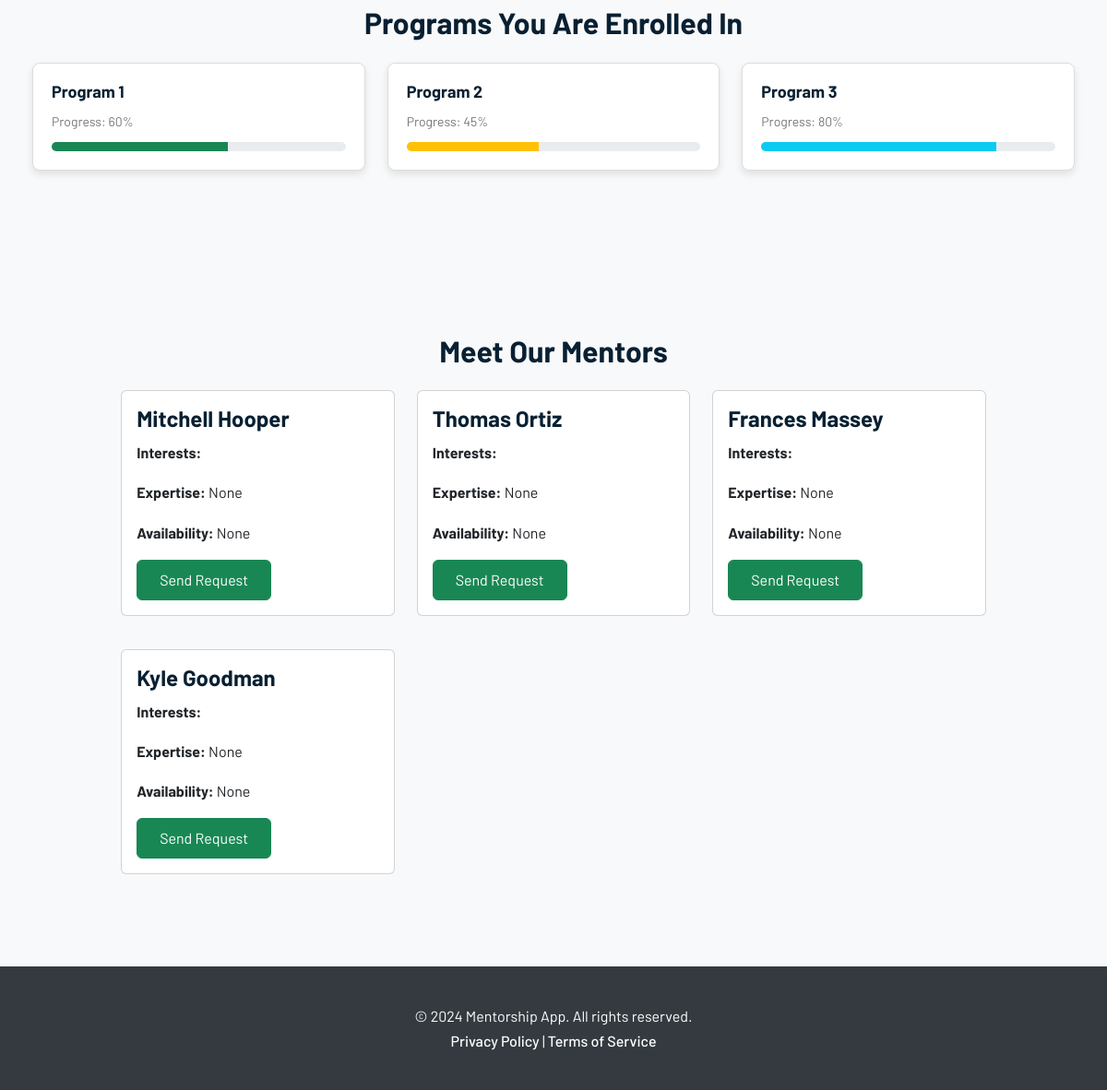
/mentees/home/ (lower part), run on an earlier commit of the app's database.
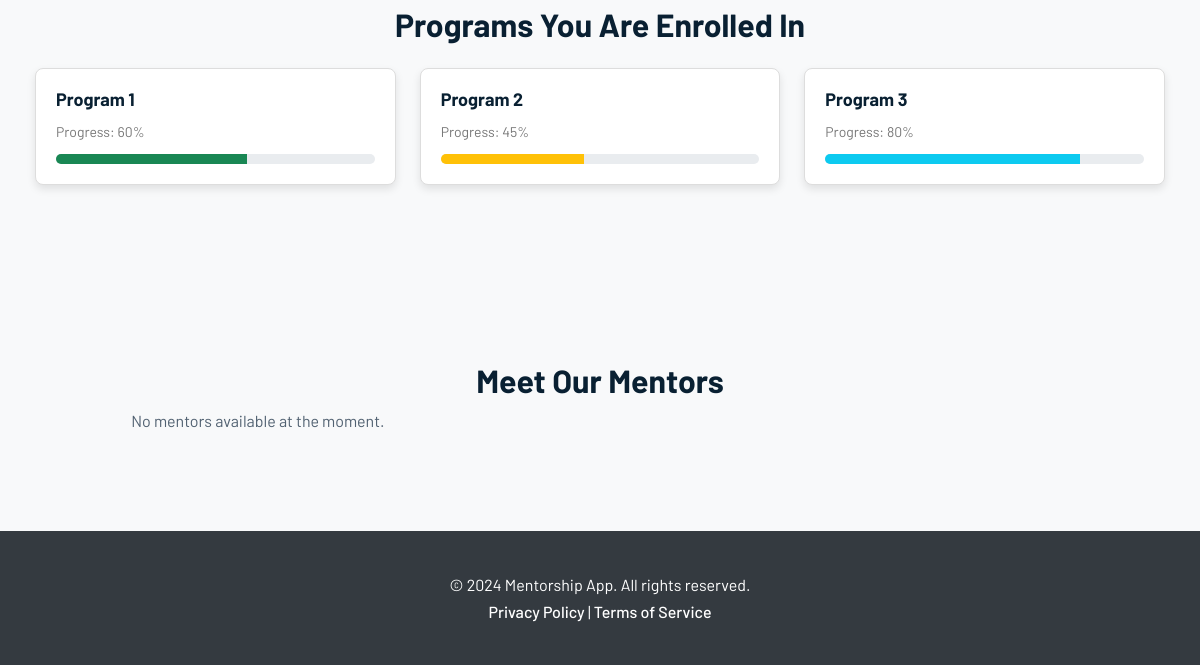
And on a later commit of the database.
### admin_mentor_app/models.py (models this page shows, shortened)
class User(AbstractBaseUser, PermissionsMixin):
    first_name = models.CharField(max_length=100)
    last_name = models.CharField(max_length=100)
    email = models.EmailField(unique=True)
    gender = models.CharField(max_length=10)
    nationality = models.CharField(max_length=50)
    dob = models.DateField(null=True, blank=True)  # Allow null values
    password = models.CharField(max_length=100)
    telephone = models.CharField(max_length=15)
    bio = models.CharField(max_length=250, null=True)
    dob = models.DateField()
    address = models.CharField(max_length=255)  # Added max_length
    telephone = models.CharField(max_length=50)
    expertise = models.CharField(max_length=255, null=True, blank=True)
    availability = models.CharField(max_length=15, null=True, blank=True)
    role_choices = [
        ("1", "Admin"),
        ("2", "Mentor"),
        ("3", "Mentee"),
    ]
    role = models.CharField(max_length=1, choices=role_choices)
    profile_picture = models.ImageField(
        upload_to="profile_pictures/", blank=True, null=True
    )
    id = models.AutoField(primary_key=True)
    last_login = models.DateTimeField(default=timezone.now)  # Added field
    is_active = models.BooleanField(default=True)  # Added field
    is_staff = models.BooleanField(default=False)  # Added field
    USERNAME_FIELD = 'email'
    REQUIRED_FIELDS = ['first_name', 'last_name']  # Fields required for creating a user
    objects = CustomUserManager()
    USERNAME_FIELD = "email"
    REQUIRED_FIELDS = ["first_name", "last_name"]

### mentees_app/views.py (the view)
# urls.py: path('home/', views.mentee_home, name='mentee_home'),
def mentee_home(request):
    new_message_count = 2  # Replace with actual count from the database
    role_mentor = '2'  # Assuming '2' represents the mentor role
    all_mentors = User.objects.filter(role=role_mentor)
    context = {
        'new_message_count': new_message_count,
        'mentors': all_mentors,
    }
    return render(request, 'mentees_app/home/mentee_home.html', context)

### admin_mentor_app/context_processors.py (called while the page is built)
def global_data(request):
    users = User.objects.all()
    mentorship_matches = MentorshipMatch.objects.all()
    messages = Message.objects.all()
    notifications = Notification.objects.all()
    schedules = Schedule.objects.all()
    progress = Progress.objects.all()
    goals = Goals.objects.all()
    evaluations = Evaluation.objects.all()
    unread_notifications = Notification.objects.count()
    notifications = Notification.objects.all()
    return {
        'global_users': users,
        'global_mentorship_matches': mentorship_matches,
        'global_messages': messages,
        'global_notifications': notifications,
        'global_schedules': schedules,
        'global_progress': progress,
        'global_goals': goals,
        'global_evaluations': evaluations,
        'unread_notifications' : unread_notifications,
        'notifications':notifications
    }

### mentees_app/templates/mentees_app/home/mentee_home.html (shortened to what this page needs)
<!DOCTYPE html>
<html lang="en">
<head>
    {% load static %}
    <link href="{% static 'mentees_app/bootstrap/css/bootstrap.min.css' %}" rel="stylesheet">
    <link href="{% static 'mentees_app/css/styles.css' %}" rel="stylesheet">
</head>
<body>
<div class="page-section bg-light">
    <div class="container">
        <h2 class="text-center">Programs You Are Enrolled In</h2>
        <div class="row">
            <div class="col-md-6 col-lg-4 py-3">
                <div class="card-program">
                    <h4>Program 1</h4>
                    <p class="text-sm text-grey">Progress: 60%</p>
                    <div class="progress">
                        <div class="progress-bar bg-success" role="progressbar" style="width: 60%;" aria-valuenow="60" aria-valuemin="0" aria-valuemax="100"></div>
                    </div>
                </div>
            </div>
            <div class="col-md-6 col-lg-4 py-3">
                <div class="card-program">
                    <h4>Program 2</h4>
                    <p class="text-sm text-grey">Progress: 45%</p>
                    <div class="progress">
                        <div class="progress-bar bg-warning" role="progressbar" style="width: 45%;" aria-valuenow="45" aria-valuemin="0" aria-valuemax="100"></div>
                    </div>
                </div>
            </div>
            <div class="col-md-6 col-lg-4 py-3">
                <div class="card-program">
                    <h4>Program 3</h4>
                    <p class="text-sm text-grey">Progress: 80%</p>
                    <div class="progress">
                        <div class="progress-bar bg-info" role="progressbar" style="width: 80%;" aria-valuenow="80" aria-valuemin="0" aria-valuemax="100"></div>
                    </div>
                </div>
            </div>
        </div>
    </div>
</div>
<div class="page-section bg-light">
    <div class="container">
        <div class="row justify-content-center">
            <div class="col-lg-10">
                <h2 class="text-center">Meet Our Mentors</h2>
                <div class="row">
                    {% for mentor in mentors %}
                    <div class="col-md-4 mt-3">
                        <div class="card">
                            <div class="card-body">
                                <h5 class="card-title">{{ mentor.first_name }} {{ mentor.last_name }}</h5>
                                <p class="card-text"><strong>Interests:</strong> {{ mentor.interests }}</p>
                                <p class="card-text"><strong>Expertise:</strong> {{ mentor.expertise }}</p>
                                <p class="card-text"><strong>Availability:</strong> {{ mentor.availability }}</p>
                                <button type="button" class="btn btn-success" data-bs-toggle="modal" data-bs-target="#requestModal" data-mentor-id="{{ mentor.id }}">
                                    Send Request
                                </button>
                            </div>
                        </div>
                    </div>
                    {% empty %}
                    <p>No mentors available at the moment.</p>
                    {% endfor %}
                </div>
            </div>
        </div>
    </div>
</div>
<footer class="footer">
    <div class="container text-center">
        <p>&copy; 2024 Mentorship App. All rights reserved.</p>
        <p>
            <a href="#">Privacy Policy</a> | <a href="#">Terms of Service</a>
        </p>
    </div>
</footer>
</body>
</html>

What changed in the data, as far as the page shows it:
removed User: first_name "Mitchell", last_name "Hooper", expertise "None", availability "None"
removed User: first_name "Thomas", last_name "Ortiz", expertise "None", availability "None"
removed User: first_name "Frances", last_name "Massey", expertise "None", availability "None"
removed User: first_name "Kyle", last_name "Goodman", expertise "None", availability "None"
Also different on the page:
text now shown: "No mentors available at the moment."
